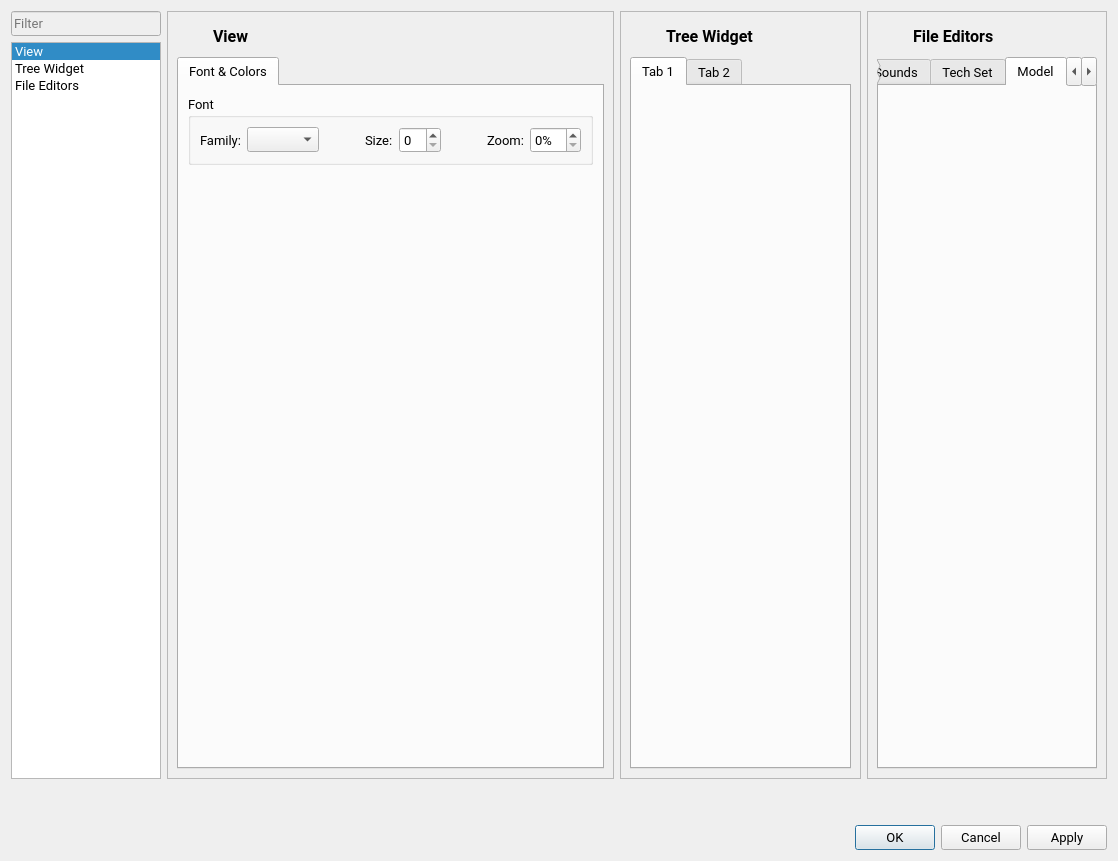
<?xml version="1.0" encoding="UTF-8"?>
<ui version="4.0">
 <class>PreferenceEditor</class>
 <widget class="QDialog" name="PreferenceEditor">
  <property name="geometry">
   <rect>
    <x>0</x>
    <y>0</y>
    <width>1118</width>
    <height>861</height>
   </rect>
  </property>
  <property name="minimumSize">
   <size>
    <width>703</width>
    <height>512</height>
   </size>
  </property>
  <property name="windowTitle">
   <string>Dialog</string>
  </property>
  <layout class="QVBoxLayout" name="verticalLayout_6">
   <item>
    <layout class="QHBoxLayout" name="horizontalLayout_5">
     <item>
      <layout class="QVBoxLayout" name="verticalLayout">
       <item>
        <widget class="QLineEdit" name="lineEdit">
         <property name="enabled">
          <bool>false</bool>
         </property>
         <property name="sizePolicy">
          <sizepolicy hsizetype="Minimum" vsizetype="Fixed">
           <horstretch>0</horstretch>
           <verstretch>0</verstretch>
          </sizepolicy>
         </property>
         <property name="maximumSize">
          <size>
           <width>150</width>
           <height>16777215</height>
          </size>
         </property>
         <property name="font">
          <font>
           <family>Roboto</family>
           <pointsize>10</pointsize>
          </font>
         </property>
         <property name="placeholderText">
          <string>Filter</string>
         </property>
        </widget>
       </item>
       <item>
        <widget class="QListWidget" name="listWidget_Categories">
         <property name="sizePolicy">
          <sizepolicy hsizetype="Minimum" vsizetype="Expanding">
           <horstretch>0</horstretch>
           <verstretch>0</verstretch>
          </sizepolicy>
         </property>
         <property name="maximumSize">
          <size>
           <width>150</width>
           <height>16777215</height>
          </size>
         </property>
         <property name="font">
          <font>
           <family>Roboto</family>
           <pointsize>10</pointsize>
          </font>
         </property>
         <property name="currentRow">
          <number>0</number>
         </property>
         <item>
          <property name="text">
           <string>View</string>
          </property>
          <property name="icon">
           <iconset resource="data/Data.qrc">
            <normaloff>:/icons/icons/Icon_Views.png</normaloff>:/icons/icons/Icon_Views.png</iconset>
          </property>
         </item>
         <item>
          <property name="text">
           <string>Tree Widget</string>
          </property>
          <property name="icon">
           <iconset resource="data/Data.qrc">
            <normaloff>:/icons/icons/Icon_Tree.png</normaloff>:/icons/icons/Icon_Tree.png</iconset>
          </property>
         </item>
         <item>
          <property name="text">
           <string>File Editors</string>
          </property>
          <property name="icon">
           <iconset resource="data/Data.qrc">
            <normaloff>:/icons/icons/Icon_Editor.png</normaloff>:/icons/icons/Icon_Editor.png</iconset>
          </property>
         </item>
        </widget>
       </item>
      </layout>
     </item>
     <item>
      <widget class="QFrame" name="frame_View">
       <property name="frameShape">
        <enum>QFrame::Shape::StyledPanel</enum>
       </property>
       <property name="frameShadow">
        <enum>QFrame::Shadow::Raised</enum>
       </property>
       <layout class="QVBoxLayout" name="verticalLayout_4">
        <item>
         <layout class="QHBoxLayout" name="horizontalLayout">
          <item>
           <widget class="QLabel" name="label_4">
            <property name="minimumSize">
             <size>
              <width>30</width>
              <height>30</height>
             </size>
            </property>
            <property name="maximumSize">
             <size>
              <width>30</width>
              <height>30</height>
             </size>
            </property>
            <property name="text">
             <string/>
            </property>
            <property name="pixmap">
             <pixmap resource="data/Data.qrc">:/icons/icons/Icon_Views.png</pixmap>
            </property>
            <property name="scaledContents">
             <bool>true</bool>
            </property>
           </widget>
          </item>
          <item>
           <widget class="QLabel" name="label_3">
            <property name="font">
             <font>
              <family>Roboto</family>
              <pointsize>12</pointsize>
              <bold>true</bold>
             </font>
            </property>
            <property name="text">
             <string>View</string>
            </property>
           </widget>
          </item>
         </layout>
        </item>
        <item>
         <widget class="QTabWidget" name="tabWidget_Editors_3">
          <property name="font">
           <font>
            <family>Roboto</family>
            <pointsize>10</pointsize>
           </font>
          </property>
          <property name="currentIndex">
           <number>0</number>
          </property>
          <widget class="QWidget" name="tab_3">
           <attribute name="title">
            <string>Font &amp;&amp; Colors</string>
           </attribute>
           <layout class="QVBoxLayout" name="verticalLayout_5">
            <item>
             <widget class="QGroupBox" name="groupBox">
              <property name="title">
               <string>Font</string>
              </property>
              <layout class="QHBoxLayout" name="horizontalLayout_4">
               <item>
                <widget class="QLabel" name="label">
                 <property name="text">
                  <string>Family:</string>
                 </property>
                </widget>
               </item>
               <item>
                <widget class="QComboBox" name="comboBox_FontFamily"/>
               </item>
               <item>
                <spacer name="horizontalSpacer_2">
                 <property name="orientation">
                  <enum>Qt::Orientation::Horizontal</enum>
                 </property>
                 <property name="sizeHint" stdset="0">
                  <size>
                   <width>40</width>
                   <height>20</height>
                  </size>
                 </property>
                </spacer>
               </item>
               <item>
                <widget class="QLabel" name="label_2">
                 <property name="text">
                  <string>Size:</string>
                 </property>
                </widget>
               </item>
               <item>
                <widget class="QSpinBox" name="spinBox_FontSize"/>
               </item>
               <item>
                <spacer name="horizontalSpacer">
                 <property name="orientation">
                  <enum>Qt::Orientation::Horizontal</enum>
                 </property>
                 <property name="sizeHint" stdset="0">
                  <size>
                   <width>40</width>
                   <height>20</height>
                  </size>
                 </property>
                </spacer>
               </item>
               <item>
                <widget class="QLabel" name="label_11">
                 <property name="text">
                  <string>Zoom:</string>
                 </property>
                </widget>
               </item>
               <item>
                <widget class="QSpinBox" name="spinBox_ViewZoom">
                 <property name="suffix">
                  <string>%</string>
                 </property>
                </widget>
               </item>
              </layout>
             </widget>
            </item>
            <item>
             <spacer name="verticalSpacer">
              <property name="orientation">
               <enum>Qt::Orientation::Vertical</enum>
              </property>
              <property name="sizeHint" stdset="0">
               <size>
                <width>20</width>
                <height>588</height>
               </size>
              </property>
             </spacer>
            </item>
           </layout>
          </widget>
         </widget>
        </item>
       </layout>
      </widget>
     </item>
     <item>
      <widget class="QFrame" name="frame_TreeWidget">
       <property name="frameShape">
        <enum>QFrame::Shape::StyledPanel</enum>
       </property>
       <property name="frameShadow">
        <enum>QFrame::Shadow::Raised</enum>
       </property>
       <layout class="QVBoxLayout" name="verticalLayout_2">
        <item>
         <layout class="QHBoxLayout" name="horizontalLayout_3">
          <item>
           <widget class="QLabel" name="label_9">
            <property name="minimumSize">
             <size>
              <width>30</width>
              <height>30</height>
             </size>
            </property>
            <property name="maximumSize">
             <size>
              <width>30</width>
              <height>30</height>
             </size>
            </property>
            <property name="text">
             <string/>
            </property>
            <property name="pixmap">
             <pixmap resource="data/Data.qrc">:/icons/icons/Icon_Tree.png</pixmap>
            </property>
            <property name="scaledContents">
             <bool>true</bool>
            </property>
           </widget>
          </item>
          <item>
           <widget class="QLabel" name="label_10">
            <property name="font">
             <font>
              <family>Roboto</family>
              <pointsize>12</pointsize>
              <bold>true</bold>
             </font>
            </property>
            <property name="text">
             <string>Tree Widget</string>
            </property>
           </widget>
          </item>
         </layout>
        </item>
        <item>
         <widget class="QTabWidget" name="tabWidget_Editors">
          <property name="font">
           <font>
            <family>Roboto</family>
            <pointsize>10</pointsize>
           </font>
          </property>
          <property name="currentIndex">
           <number>0</number>
          </property>
          <widget class="QWidget" name="tab">
           <attribute name="title">
            <string>Tab 1</string>
           </attribute>
          </widget>
          <widget class="QWidget" name="tab_2">
           <attribute name="title">
            <string>Tab 2</string>
           </attribute>
          </widget>
         </widget>
        </item>
       </layout>
      </widget>
     </item>
     <item>
      <widget class="QFrame" name="frame_FileEditors">
       <property name="frameShape">
        <enum>QFrame::Shape::StyledPanel</enum>
       </property>
       <property name="frameShadow">
        <enum>QFrame::Shadow::Raised</enum>
       </property>
       <layout class="QVBoxLayout" name="verticalLayout_3">
        <item>
         <layout class="QHBoxLayout" name="horizontalLayout_2">
          <item>
           <widget class="QLabel" name="label_7">
            <property name="minimumSize">
             <size>
              <width>30</width>
              <height>30</height>
             </size>
            </property>
            <property name="maximumSize">
             <size>
              <width>30</width>
              <height>30</height>
             </size>
            </property>
            <property name="text">
             <string/>
            </property>
            <property name="pixmap">
             <pixmap resource="data/Data.qrc">:/icons/icons/Icon_Editor.png</pixmap>
            </property>
            <property name="scaledContents">
             <bool>true</bool>
            </property>
           </widget>
          </item>
          <item>
           <widget class="QLabel" name="label_8">
            <property name="font">
             <font>
              <family>Roboto</family>
              <pointsize>12</pointsize>
              <bold>true</bold>
             </font>
            </property>
            <property name="text">
             <string>File Editors</string>
            </property>
           </widget>
          </item>
         </layout>
        </item>
        <item>
         <widget class="QTabWidget" name="tabWidget_Editors_2">
          <property name="font">
           <font>
            <family>Roboto</family>
            <pointsize>10</pointsize>
           </font>
          </property>
          <property name="currentIndex">
           <number>7</number>
          </property>
          <widget class="QWidget" name="tab_FastFile">
           <attribute name="title">
            <string>Fast File</string>
           </attribute>
          </widget>
          <widget class="QWidget" name="tab_Zone">
           <attribute name="title">
            <string>Zone File</string>
           </attribute>
          </widget>
          <widget class="QWidget" name="tab_IWIFile">
           <attribute name="title">
            <string>Images</string>
           </attribute>
          </widget>
          <widget class="QWidget" name="tab_LocalString">
           <attribute name="title">
            <string>Local Strings</string>
           </attribute>
          </widget>
          <widget class="QWidget" name="tab__StringTable">
           <attribute name="title">
            <string>String Table</string>
           </attribute>
          </widget>
          <widget class="QWidget" name="tab_Sounds">
           <attribute name="title">
            <string>Sounds</string>
           </attribute>
          </widget>
          <widget class="QWidget" name="tab_TechSet">
           <attribute name="title">
            <string>Tech Set</string>
           </attribute>
          </widget>
          <widget class="QWidget" name="tab_Model">
           <attribute name="title">
            <string>Model</string>
           </attribute>
          </widget>
          <widget class="QWidget" name="tab_6">
           <attribute name="title">
            <string>Page</string>
           </attribute>
          </widget>
         </widget>
        </item>
       </layout>
      </widget>
     </item>
    </layout>
   </item>
   <item>
    <widget class="QLabel" name="label_5">
     <property name="text">
      <string/>
     </property>
    </widget>
   </item>
   <item>
    <widget class="QLabel" name="label_6">
     <property name="text">
      <string/>
     </property>
    </widget>
   </item>
   <item>
    <widget class="QDialogButtonBox" name="buttonBox">
     <property name="font">
      <font>
       <family>Roboto</family>
       <pointsize>10</pointsize>
      </font>
     </property>
     <property name="orientation">
      <enum>Qt::Orientation::Horizontal</enum>
     </property>
     <property name="standardButtons">
      <set>QDialogButtonBox::StandardButton::Apply|QDialogButtonBox::StandardButton::Cancel|QDialogButtonBox::StandardButton::Ok</set>
     </property>
    </widget>
   </item>
  </layout>
 </widget>
 <resources>
  <include location="data/Data.qrc"/>
 </resources>
 <connections>
  <connection>
   <sender>buttonBox</sender>
   <signal>accepted()</signal>
   <receiver>PreferenceEditor</receiver>
   <slot>accept()</slot>
   <hints>
    <hint type="sourcelabel">
     <x>248</x>
     <y>254</y>
    </hint>
    <hint type="destinationlabel">
     <x>157</x>
     <y>274</y>
    </hint>
   </hints>
  </connection>
  <connection>
   <sender>buttonBox</sender>
   <signal>rejected()</signal>
   <receiver>PreferenceEditor</receiver>
   <slot>reject()</slot>
   <hints>
    <hint type="sourcelabel">
     <x>316</x>
     <y>260</y>
    </hint>
    <hint type="destinationlabel">
     <x>286</x>
     <y>274</y>
    </hint>
   </hints>
  </connection>
 </connections>
</ui>
